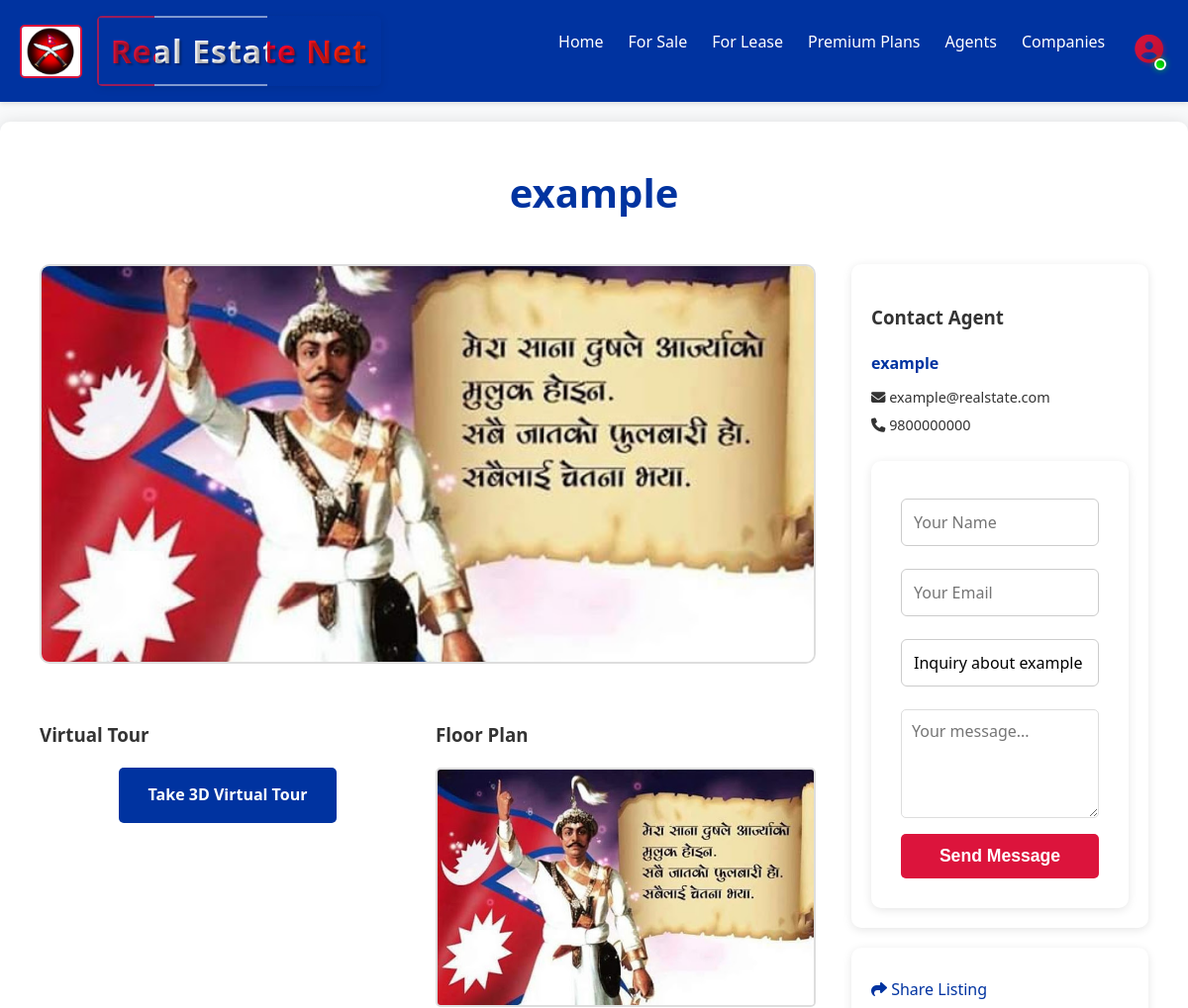
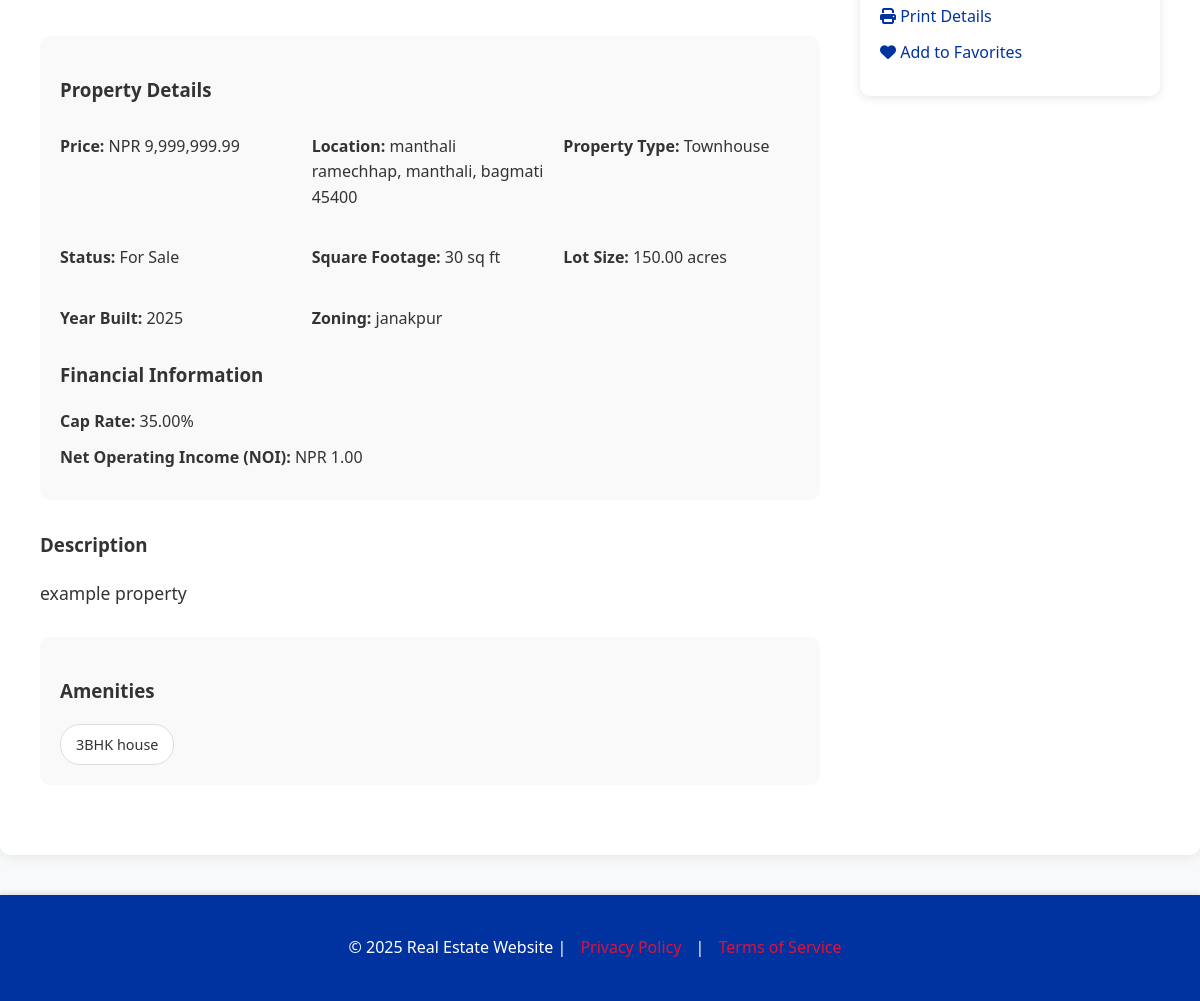
Page /properties/6/ (signed in) on the committed database (2 pictures, top to bottom).
### properties/models.py (models this page shows, shortened)
class Property(models.Model):
    PROPERTY_STATUS_CHOICES = (
        ('for_sale', 'For Sale'),
        ('for_lease', 'For Lease'),
        ('sold', 'Sold'),
        ('leased', 'Leased'),
    )
    user = models.ForeignKey(settings.AUTH_USER_MODEL, on_delete=models.CASCADE, related_name='properties')
    company = models.ForeignKey(Company, on_delete=models.SET_NULL, null=True, blank=True, related_name='properties')
    title = models.CharField(max_length=255)
    description = models.TextField()
    property_type = models.ForeignKey(PropertyType, on_delete=models.SET_NULL, null=True, related_name='properties')
    address = models.CharField(max_length=255)
    location = models.ForeignKey(Location, on_delete=models.SET_NULL, null=True, blank=True, related_name='properties')
    city = models.CharField(max_length=100)
    state = models.CharField(max_length=100)
    zip_code = models.CharField(max_length=20)
    country = models.CharField(max_length=100, blank=True, null=True)
    price = models.DecimalField(max_digits=15, decimal_places=2)
    square_footage = models.IntegerField(blank=True, null=True)
    lot_size = models.DecimalField(max_digits=10, decimal_places=2, blank=True, null=True)
    year_built = models.IntegerField(blank=True, null=True)
    zoning = models.CharField(max_length=100, blank=True, null=True)
    status = models.CharField(max_length=20, choices=PROPERTY_STATUS_CHOICES, default='for_sale')
    amenities = models.ManyToManyField(Amenity, blank=True)
    cap_rate = models.DecimalField(max_digits=5, decimal_places=2, blank=True, null=True)
    noi = models.DecimalField(max_digits=15, decimal_places=2, blank=True, null=True) # Net Operating Income
    rent_roll = models.TextField(blank=True, null=True) # Can be a JSON field or a separate model if complex
    expense_summaries = models.TextField(blank=True, null=True) # Can be a JSON field or a separate model if complex
    broker_name = models.CharField(max_length=255, blank=True, null=True)
    broker_email = models.EmailField(blank=True, null=True)
    broker_phone = models.CharField(max_length=20, blank=True, null=True)
    virtual_tour_url = models.URLField(blank=True, null=True)
    floor_plan_image = models.ImageField(upload_to='floor_plans/', blank=True, null=True)
    is_premium = models.BooleanField(default=False)
    is_verified = models.BooleanField(default=False)
    created_at = models.DateTimeField(auto_now_add=True)
    updated_at = models.DateTimeField(auto_now=True)

class PropertyType(models.Model):
    name = models.CharField(max_length=100, unique=True)
    def __str__(self):
        return self.name

class Amenity(models.Model):
    name = models.CharField(max_length=100, unique=True)

### accounts/models.py (models this page shows, shortened)
class User(AbstractUser):
    USER_TYPE_CHOICES = (
        ('broker', 'Broker'),
        ('buyer', 'Buyer'),
    )
    phone_number = models.CharField(max_length=20, blank=True, null=True)
    address = models.CharField(max_length=255, blank=True, null=True)
    user_type = models.CharField(max_length=10, choices=USER_TYPE_CHOICES, default='buyer')

### properties/views.py (the view)
# urls.py: path('<int:pk>/', views.property_detail, name='property_detail'),
@login_required(login_url='/accounts/login/')
def property_detail(request, pk):
    property = get_object_or_404(Property, pk=pk)
    context = {
        'property': property
    }
    return render(request, 'properties/property_detail.html', context)

### properties/templates/properties/property_detail.html (shortened to what this page needs)
{% extends 'base.html' %}
{% load static %}
{% load humanize %}
{% block content %}
<div class="property-detail-container">
    <div class="property-header">
        <h1>{{ property.title }}</h1>
    </div>
    <div class="property-content">
        <div class="property-left">
            {% if property.images.all %}
            <div class="image-gallery">
                <div class="main-image">
                    <img id="current-image" src="{{ property.images.first.image.url }}" alt="{{ property.images.first.caption }}">
                </div>
                {% if property.images.count > 1 %}
                <div class="thumbnail-strip">
                    {% for image in property.images.all %}
                    <img src="{{ image.image.url }}" alt="{{ image.caption }}" class="thumbnail {% if forloop.first %}active{% endif %}" onclick="changeImage(this.src)">
                    {% endfor %}
                </div>
                {% endif %}
            </div>
            {% elif property.floor_plan_image %}
            <div class="image-gallery">
                <div class="main-image">
                    <img src="{{ property.floor_plan_image.url }}" alt="Floor Plan">
                </div>
            </div>
            {% else %}
            <div class="no-image-gallery">
                <div class="no-image-placeholder">No images available</div>
            </div>
            {% endif %}
            <div class="media-section">
                {% if property.virtual_tour_url %}
                <div class="virtual-tour">
                    <h3>Virtual Tour</h3>
                    <div class="tour-link">
                        <a href="{{ property.virtual_tour_url }}" target="_blank" class="tour-btn">Take 3D Virtual Tour</a>
                    </div>
                </div>
                {% endif %}
                {% if property.floor_plan_image %}
                <div class="floor-plan">
                    <h3>Floor Plan</h3>
                    <img src="{{ property.floor_plan_image.url }}" alt="Floor Plan" class="floor-plan-img">
                </div>
                {% endif %}
            </div>
            <div class="property-info-section">
                <h3>Property Details</h3>
                <div class="property-details-grid">
                    <div class="detail-item"><strong>Price:</strong> NPR {{ property.price|intcomma }}</div>
                    <div class="detail-item"><strong>Location:</strong> {{ property.address }}, {{ property.city }}, {{ property.state }} {{ property.zip_code }}</div>
                    <div class="detail-item"><strong>Property Type:</strong> {{ property.property_type }}</div>
                    <div class="detail-item"><strong>Status:</strong> {{ property.get_status_display }}</div>
                    {% if property.square_footage %}
                    <div class="detail-item"><strong>Square Footage:</strong> {{ property.square_footage|intcomma }} sq ft</div>
                    {% endif %}
                    {% if property.lot_size %}
                    <div class="detail-item"><strong>Lot Size:</strong> {{ property.lot_size|floatformat:2 }} acres</div>
                    {% endif %}
                    {% if property.year_built %}
                    <div class="detail-item"><strong>Year Built:</strong> {{ property.year_built }}</div>
                    {% endif %}
                    {% if property.zoning %}
                    <div class="detail-item"><strong>Zoning:</strong> {{ property.zoning }}</div>
                    {% endif %}
                </div>
                {% if property.cap_rate or property.noi %}
                <h3>Financial Information</h3>
                <div class="financial-details">
                    {% if property.cap_rate %}
                    <div><strong>Cap Rate:</strong> {{ property.cap_rate }}%</div>
                    {% endif %}
                    {% if property.noi %}
                    <div><strong>Net Operating Income (NOI):</strong> NPR {{ property.noi|intcomma }}</div>
                    {% endif %}
                </div>
                {% endif %}
            </div>
            <div class="description-section">
                <h3>Description</h3>
                <p>{{ property.description }}</p>
            </div>
            {% if property.amenities.all %}
            <div class="amenities-section">
                <h3>Amenities</h3>
                <div class="amenities-grid">
                    {% for amenity in property.amenities.all %}
                    <div class="amenity-item">{{ amenity.name }}</div>
                    {% endfor %}
                </div>
            </div>
            {% endif %}
        </div>
        <div class="property-right">
            <div class="agent-widget">
                <h3>Contact Agent</h3>
                <div class="agent-info">
                    <div class="agent-details">
                        <h4>{{ property.broker_name|default:property.user.get_full_name|default:property.user.username }}</h4>
                        {% if property.broker_email %}
                            <p><i class="fas fa-envelope"></i> {{ property.broker_email }}</p>
                        {% elif property.user.email %}
                            <p><i class="fas fa-envelope"></i> {{ property.user.email }}</p>
                        {% endif %}
                        {% if property.broker_phone %}
                            <p><i class="fas fa-phone"></i> {{ property.broker_phone }}</p>
                        {% elif property.user.phone_number %}
                            <p><i class="fas fa-phone"></i> {{ property.user.phone_number }}</p>
                        {% endif %}
                    </div>
                </div>
                <div class="contact-form">
                    <form method="post" action="{% url 'contact:contact_form' %}">
                        <input type="text" name="name" placeholder="Your Name" required>
                        <input type="email" name="email" placeholder="Your Email" required>
                        <input type="text" name="subject" placeholder="Subject" required value="Inquiry about {{ property.title }}">
                        <textarea name="message" placeholder="Your message..." required rows="4"></textarea>
                        <button type="submit" class="contact-submit-btn">Send Message</button>
                    </form>
                </div>
            </div>
            <div class="quick-actions">
                <a href="#" class="share-btn"> <i class="fas fa-share"></i> Share Listing</a>
                <a href="#" class="print-btn"><i class="fas fa-print"></i> Print Details</a>
                {% if user.is_authenticated %}
                    <a href="#" class="favorite-btn"><i class="fas fa-heart"></i> Add to Favorites</a>
                {% endif %}
            </div>
        </div>
    </div>
</div>
{% endblock %}

### templates/base.html (shortened to what this page needs)
<!DOCTYPE html>
<html lang="en">
<head>
    {% load static %}
    <link rel="stylesheet" href="{% static 'css/style.css' %}">
    <link rel="stylesheet" href="https://cdnjs.cloudflare.com/ajax/libs/font-awesome/6.5.1/css/all.min.css"
 />
    <link rel="stylesheet" href="https://unpkg.com/leaflet@1.9.4/dist/leaflet.css"
/>
</head>
<body>
    <header>
        <nav>
            <div class="logo">
                <a href="{% url 'home' %}" style="display: flex; align-items: center; gap: 15px;">
                    <img src="{% static 'images/logo.jpeg' %}" alt="Real Estate Net Logo" style="height: 50px; width: auto;">
                    <h2 style="
                        background: linear-gradient(to right,
                            #DC143C 0%,
                            #DC143C 20%,
                            #FFFFFF 20%,
                            #FFFFFF 60%,
                            #ff0033ff 60%,
                            #ff3300ff 100%);
                        -webkit-background-clip: text;
                        -webkit-text-fill-color: transparent;
                        background-clip: text;
                        margin: 0;
                        font-size: 2em;
                        font-weight: 900;
                        letter-spacing: 1px;
                        text-shadow: 2px 2px 2px rgba(0,0,0,0.3);
                        border: 2px solid transparent;
                        border-image: linear-gradient(to right,
                            rgba(220,20,60,0.7) 0%,
                            rgba(220,20,60,0.7) 20%,
                            rgba(255,255,255,0.5) 20%,
                            rgba(255,255,255,0.5) 60%,
                            rgba(0,51,160,0.7) 60%,
                            rgba(0,51,160,0.7) 100%) 1;
                        padding: 8px 12px;
                        border-radius: 5px;
                        background-color: rgba(255,255,255,0.95);
                        box-shadow: 0 2px 8px rgba(0,0,0,0.1);
                    ">Real Estate Net</h2>
                </a>
            </div>
            <ul>
                <li><a href="{% url 'home' %}">Home</a></li>
                {% if user.is_authenticated %}
                    <li><a href="{% url 'properties:property_list' %}?listing_type=sale">For Sale</a></li>
                    <li><a href="{% url 'properties:property_list' %}?listing_type=lease">For Lease</a></li>
                    <li><a href="{% url 'premium:premium_plans' %}">Premium Plans</a></li>
                    <li><a href="#">Agents</a></li>
                    <li><a href="#">Companies</a></li>
                {% endif %}
                {% if user.is_authenticated %}
                    <li class="profile-dropdown">
                        <div style="position: relative; display: inline-block;">
                            <div class="profile-btn" title="Click to open menu ({{ user.username }})" style="cursor: pointer;">
                                <i class="fas fa-user-circle" style="font-size: 1.8em; color: #DC143C; background: linear-gradient(135deg, #DC143C, #B01030); -webkit-background-clip: text; -webkit-text-fill-color: transparent; background-clip: text; text-shadow: 2px 2px 4px rgba(220,20,60,0.3); transition: all 0.3s ease;"></i>
                            </div>
                            <div style="position: absolute; bottom: 2px; right: 2px; width: 8px; height: 8px; background: linear-gradient(45deg, #00ff00, #00aa00); border-radius: 50%; border: 2px solid white; box-shadow: 0 0 6px rgba(0,255,0,0.6); animation: pulse 2s infinite;"></div>
                        </div>
                    </li>
                {% else %}
                    <li><a href="{% url 'account_signup' %}">Register</a></li>
                    <li><a href="{% url 'account_login' %}">Login</a></li>
                {% endif %}
            </ul>
        </nav>
    </header>
    <main>
        {% block content %}
        {% endblock %}
    </main>
    <footer>
        <p>&copy; 2025 Real Estate Website |
            <a href="{% url 'legal:legal_page_detail' slug='privacy-policy' %}">Privacy Policy</a> |
            <a href="{% url 'legal:legal_page_detail' slug='terms-of-service' %}">Terms of Service</a>
        </p>
    </footer>
</body>
</html>

### rows in the picture
Property: title "example", floor_plan_image (picture), price "9,999,999.99", address "manthali ramechhap", city "manthali", state "bagmati", zip_code "45400", property_type "Townhouse", status "For Sale", square_footage "30", lot_size "150.00", year_built "2025", zoning "janakpur", cap_rate "35.00", noi "1.00", description "example property", broker_name "example", broker_email "example@realstate.com", broker_phone "9800000000", subject "Inquiry about example"
Amenity: name "3BHK house"
